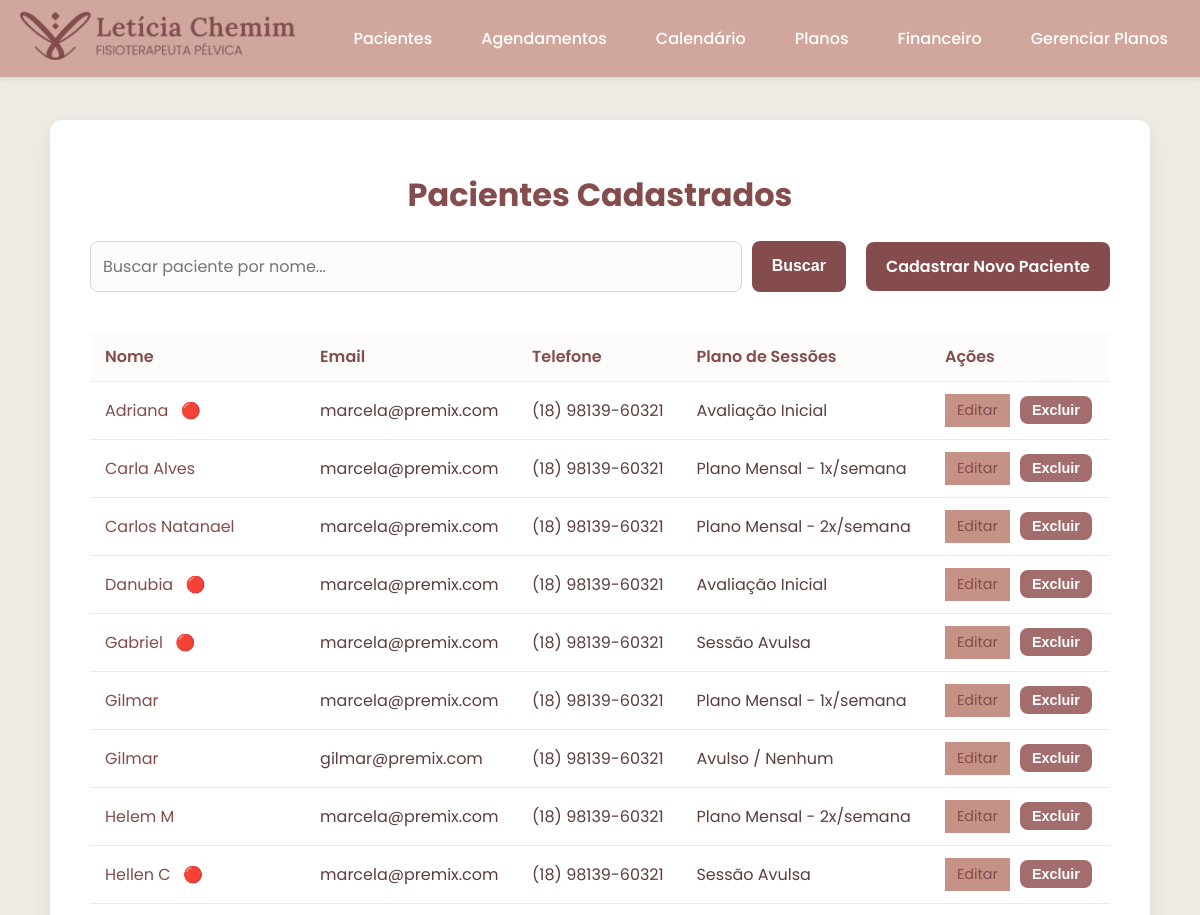
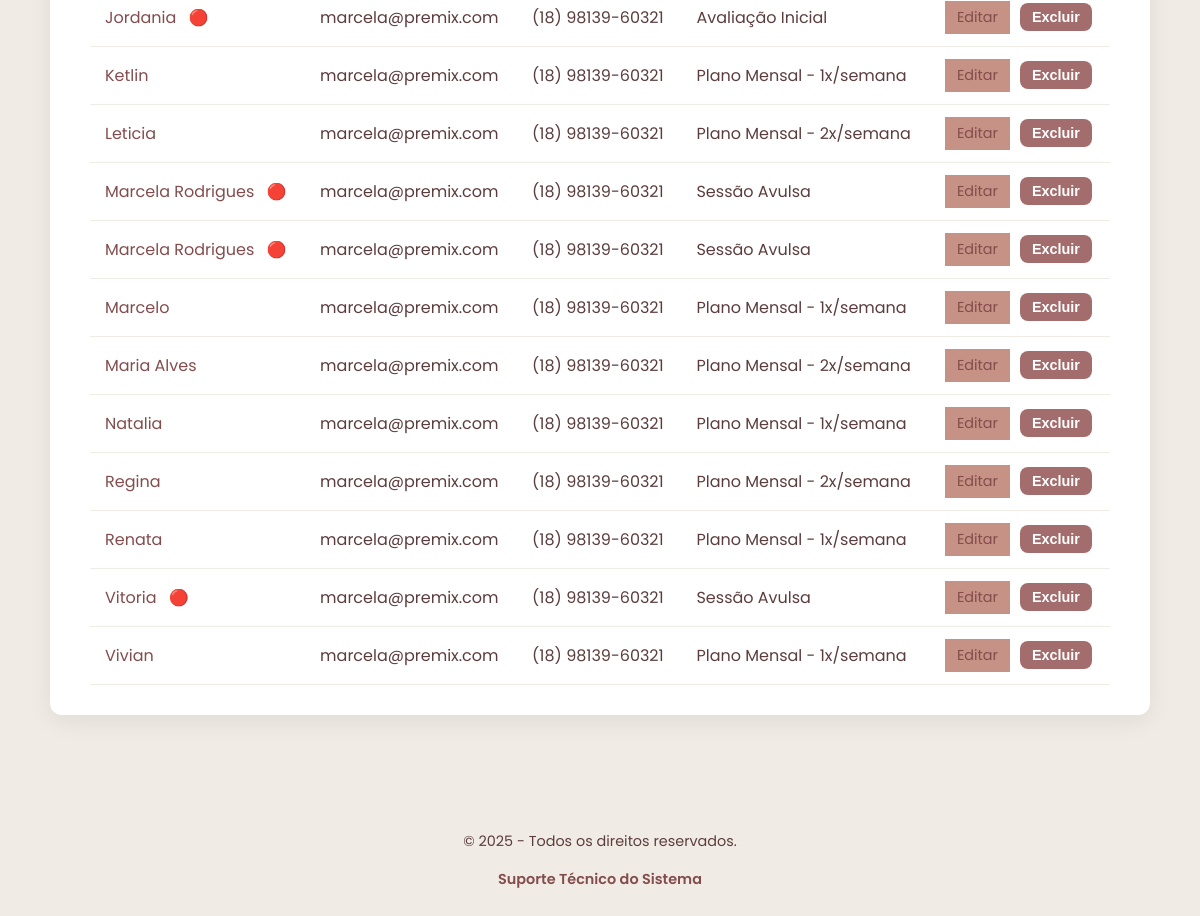
/pacientes, run on an earlier commit of the app's database (2 pictures, top to bottom).
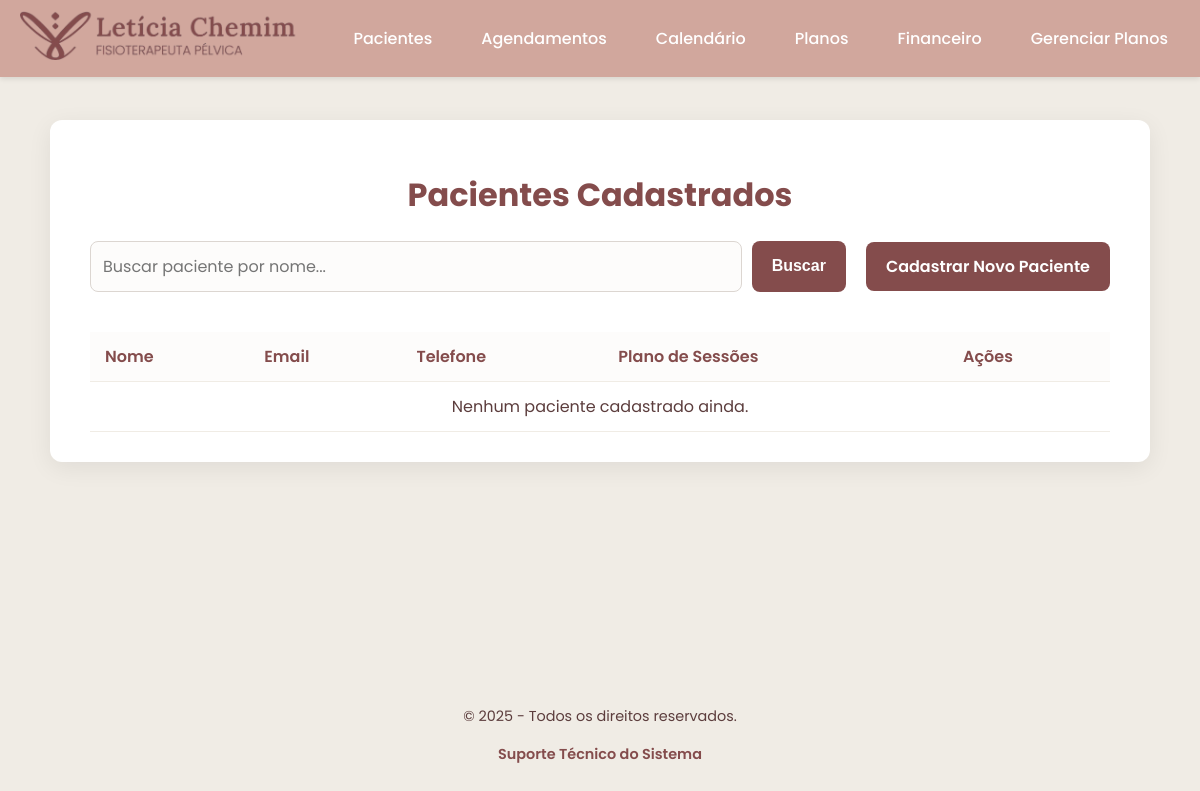
And on a later commit of the database.
### tables this page shows
CREATE TABLE pacientes (
        id INTEGER PRIMARY KEY AUTOINCREMENT,
        nome TEXT NOT NULL,
        data_nascimento TEXT NOT NULL,
        email TEXT NOT NULL,
        telefone TEXT NOT NULL,
        endereco TEXT,
        plano_id INTEGER,
        data_cadastro TIMESTAMP DEFAULT CURRENT_TIMESTAMP,
        FOREIGN KEY (plano_id) REFERENCES planos (id)
    );

CREATE TABLE planos (
        id INTEGER PRIMARY KEY AUTOINCREMENT,
        nome TEXT NOT NULL,
        numero_sessoes INTEGER NOT NULL,
        valor_total REAL NOT NULL,
        descricao TEXT
    );

### app.py (the view)
@app.route('/pacientes')
def listar_pacientes():
    db = get_db()
    search_query = request.args.get('q', '')
    base_query = 'SELECT p.*, pl.nome as plano_nome, pl.numero_sessoes FROM pacientes p LEFT JOIN planos pl ON p.plano_id = pl.id'
    if search_query:
        pacientes_rows = db.execute(f"{base_query} WHERE p.nome LIKE ? ORDER BY p.nome", ('%' + search_query + '%',)).fetchall()
    else:
        pacientes_rows = db.execute(f"{base_query} ORDER BY p.nome").fetchall()
    pacientes_com_alerta = []
    for paciente in pacientes_rows:
        paciente_dict = dict(paciente) # Converte a linha do DB para um dicionário
        paciente_dict['alerta_sessoes'] = False # Define o padrão como falso
        if paciente_dict['plano_id'] and paciente_dict['numero_sessoes']:
            sessoes_realizadas_row = db.execute(
                'SELECT COUNT(id) FROM sessoes WHERE paciente_id = ?',
                (paciente_dict['id'],)
            ).fetchone()
            sessoes_realizadas = sessoes_realizadas_row[0] if sessoes_realizadas_row else 0
            total_sessoes_plano = paciente_dict['numero_sessoes']
            sessoes_restantes = total_sessoes_plano - sessoes_realizadas
            if 0 <= sessoes_restantes <= 2 and sessoes_realizadas < total_sessoes_plano:
                paciente_dict['alerta_sessoes'] = True
        pacientes_com_alerta.append(paciente_dict)
    return render_template('pacientes.html', pacientes=pacientes_com_alerta, search_query=search_query)

### app.py (called while the page is built)
@app.context_processor
def inject_year():
    return {'current_year': datetime.now().year}

def get_db():
    db = getattr(g, '_database', None)
    if db is None:
        db = g._database = sqlite3.connect(DATABASE)
        db.row_factory = sqlite3.Row
    return db

@app.teardown_appcontext
def close_connection(exception):
    db = getattr(g, '_database', None)
    if db is not None:
        db.close()

### templates/pacientes.html (shortened to what this page needs)
{% extends "base.html" %}
{% block content %}
<div class="container-large">
    <h1>Pacientes Cadastrados</h1>
    <div class="search-bar">
        <form method="get" action="{{ url_for('listar_pacientes') }}" class="search-form">
            <input type="text" name="q" placeholder="Buscar paciente por nome..." value="{{ search_query or '' }}">
            <button type="submit">Buscar</button>
        </form>
        <a href="{{ url_for('cadastrar_paciente') }}" class="btn-cadastro">Cadastrar Novo Paciente</a>
    </div>
    <div class="table-wrapper">
        <table>
            <thead>
                <tr>
                    <th>Nome</th>
                    <th>Email</th>
                    <th>Telefone</th>
                    <th>Plano de Sessões</th>
                    <th>Ações</th>
                </tr>
            </thead>
            <tbody>
                {% for paciente in pacientes %}
                <tr>
                    <td>
                        <a href="{{ url_for('ver_paciente', id=paciente['id']) }}">{{ paciente['nome'] }}</a>
                        {% if paciente.alerta_sessoes %}
                            <span class="blinking-bell" title="Sessões do plano estão acabando!">🔴</span>
                        {% endif %}
                    </td>
                    <td>{{ paciente['email'] }}</td>
                    <td>{{ paciente['telefone'] }}</td>
                    <td>{{ paciente['plano_nome'] or 'Avulso / Nenhum' }}</td>
                    <td class="actions">
                        <a href="{{ url_for('editar_paciente', id=paciente['id']) }}" class="btn-action btn-edit">Editar</a>
                        <form action="{{ url_for('deletar_paciente', id=paciente['id']) }}" method="post" onsubmit="return confirm('Tem certeza que deseja excluir este paciente?');">
                            <button type="submit" class="btn-action btn-delete">Excluir</button>
                        </form>
                    </td>
                </tr>
                {% else %}
                <tr>
                    <td colspan="5" style="text-align: center;">Nenhum paciente cadastrado ainda.</td>
                </tr>
                {% endfor %}
            </tbody>
        </table>
    </div>
</div>
{% endblock %}

### templates/base.html (shortened to what this page needs)
<!DOCTYPE html>
<html lang="pt-br">
<head>
    <link rel="stylesheet" href="{{ url_for('static', filename='css/style.css') }}">
</head>
<body>
    <nav class="navbar">
        <div class="navbar-container">
            <a href="{{ url_for('home') }}" class="navbar-brand">
                <img src="{{ url_for('static', filename='img/logo.png') }}" alt="Logo da Clínica" class="logo-img">
            </a>
            <div class="nav-links" id="nav-links">
                <a href="{{ url_for('listar_pacientes') }}" class="nav-link">Pacientes</a>
                <a href="{{ url_for('ver_agendamentos') }}" class="nav-link">Agendamentos</a>
                <a href="{{ url_for('calendario') }}" class="nav-link">Calendário</a>
                <a href="{{ url_for('ver_planos') }}" class="nav-link">Planos</a>
                <a href="{{ url_for('ganhos') }}" class="nav-link">Financeiro</a>
                <a href="{{ url_for('gerenciar_planos') }}" class="nav-link">Gerenciar Planos</a> </div>
            </div>
    </nav>
    <main class="main-content">
        {% block content %}{% endblock %}
    </main>
    <footer class="footer">
        <p>
            &copy; {{ current_year }} - Todos os direitos reservados.
            <br>
            <a href="{{ url_for('suporte') }}" class="footer-link">Suporte Técnico do Sistema</a>
        </p>
    </footer>
</body>
</html>

### static/css/style.css (style rules this page uses)
body { font-family: 'Poppins', sans-serif; background-color: #F0ECE5; color: #5c3d3d; margin: 0; display: flex; flex-direction: column; min-height: 100vh; }
h1, h2, h3 { color: #844C4C; text-align: center; }
p { text-align: center; color: #5c3d3d; line-height: 1.6; }
a { color: #844C4C; text-decoration: none; }
.container, .container-large { background-color: #ffffff; padding: 30px 40px; border-radius: 12px; box-shadow: 0 6px 25px rgba(0, 0, 0, 0.07); width: 100%; box-sizing: border-box; margin: 0 auto; }
.container-large { max-width: 1100px; }
main.main-content { flex-grow: 1; display: flex; justify-content: center; align-items: flex-start; padding: 120px 20px 80px 20px; box-sizing: border-box; }
.footer { text-align: center; padding: 20px; font-size: 0.9rem; }
.navbar { width: 100%; background-color: #D1A79D; padding: 10px 0; box-shadow: 0 2px 5px rgba(0,0,0,0.1); position: fixed; top: 0; left: 0; z-index: 1000; }
.navbar-container { max-width: 1200px; margin: 0 auto; padding: 0 20px; display: flex; justify-content: space-between; align-items: center; }
.logo-img { height: 50px; width: auto; }
.nav-links { display: flex; gap: 25px; }
.nav-link { color: #ffffff; text-decoration: none; font-weight: 500; padding: 8px 12px; border-radius: 8px; transition: background-color 0.3s; }
.card-link, .footer-link { font-weight: 600; display: inline-block; margin-top: 15px; transition: transform 0.2s; }
input[type="text"], input[type="email"], input[type="tel"], input[type="date"], input[type="datetime-local"], input[type="number"], select, textarea { width: 100%; padding: 12px; border: 1px solid #dcd6d1; border-radius: 8px; box-sizing: border-box; font-family: 'Poppins', sans-serif; font-size: 1rem; background-color: #fdfcfb; transition: border-color 0.3s, box-shadow 0.3s; }
button, .btn-action-dash { background-color: #844C4C; border: none; border-radius: 8px; color: white; font-size: 1rem; font-weight: 600; cursor: pointer; padding: 12px 20px; transition: background-color 0.3s, transform 0.2s; }
.table-wrapper { overflow-x: auto; width: 100%; }
table { width: 100%; border-collapse: collapse; margin-top: 20px; }
th, td { padding: 12px 15px; text-align: left; border-bottom: 1px solid #F0ECE5; }
thead th { background-color: #fdfcfb; font-weight: 600; color: #844C4C; }
.search-bar { display: flex; justify-content: space-between; align-items: center; gap: 20px; margin-top: 20px; margin-bottom: 20px; flex-wrap: wrap; }
.search-form { display: flex; flex-grow: 1; gap: 10px; }
.search-form input { flex-grow: 1; }
.btn-cadastro { background-color: #844C4C; color: white; padding: 12px 20px; border-radius: 8px; text-decoration: none; font-weight: 600; font-size: 1rem; white-space: nowrap; transition: background-color 0.3s, transform 0.2s; }

What changed in the data, as far as the page shows it:
removed pacientes: nome "Adriana", email "marcela@premix.com", telefone "(18) 98139-60321", nome "Avaliação Inicial"
removed pacientes: nome "Carla Alves", email "marcela@premix.com", telefone "(18) 98139-60321", nome "Plano Mensal - 1x/semana"
removed pacientes: nome "Carlos Natanael", email "marcela@premix.com", telefone "(18) 98139-60321", nome "Plano Mensal - 2x/semana"
removed pacientes: nome "Danubia", email "marcela@premix.com", telefone "(18) 98139-60321", nome "Avaliação Inicial"
removed pacientes: nome "Gabriel", email "marcela@premix.com", telefone "(18) 98139-60321", nome "Sessão Avulsa"
removed pacientes: nome "Gilmar", email "marcela@premix.com", telefone "(18) 98139-60321", nome "Plano Mensal - 1x/semana"
removed pacientes: nome "Gilmar", email "gilmar@premix.com", telefone "(18) 98139-60321", paciente "Avulso / Nenhum"
removed pacientes: nome "Helem M", email "marcela@premix.com", telefone "(18) 98139-60321", nome "Plano Mensal - 2x/semana"
removed pacientes: nome "Hellen C", email "marcela@premix.com", telefone "(18) 98139-60321", nome "Sessão Avulsa"
removed pacientes: nome "Jordania", email "marcela@premix.com", telefone "(18) 98139-60321", nome "Avaliação Inicial"
removed pacientes: nome "Ketlin", email "marcela@premix.com", telefone "(18) 98139-60321", nome "Plano Mensal - 1x/semana"
removed pacientes: nome "Leticia", email "marcela@premix.com", telefone "(18) 98139-60321", nome "Plano Mensal - 2x/semana"
removed pacientes: nome "Marcela Rodrigues", email "marcela@premix.com", telefone "(18) 98139-60321", nome "Sessão Avulsa"
removed pacientes: nome "Marcela Rodrigues", email "marcela@premix.com", telefone "(18) 98139-60321", nome "Sessão Avulsa"
removed pacientes: nome "Marcelo", email "marcela@premix.com", telefone "(18) 98139-60321", nome "Plano Mensal - 1x/semana"
removed pacientes: nome "Maria Alves", email "marcela@premix.com", telefone "(18) 98139-60321", nome "Plano Mensal - 2x/semana"
removed pacientes: nome "Natalia", email "marcela@premix.com", telefone "(18) 98139-60321", nome "Plano Mensal - 1x/semana"
removed pacientes: nome "Regina", email "marcela@premix.com", telefone "(18) 98139-60321", nome "Plano Mensal - 2x/semana"
removed pacientes: nome "Renata", email "marcela@premix.com", telefone "(18) 98139-60321", nome "Plano Mensal - 1x/semana"
removed pacientes: nome "Vitoria", email "marcela@premix.com", telefone "(18) 98139-60321", nome "Sessão Avulsa"
removed pacientes: nome "Vivian", email "marcela@premix.com", telefone "(18) 98139-60321", nome "Plano Mensal - 1x/semana"
Also different on the page:
text now shown: "Nenhum paciente cadastrado ainda."
